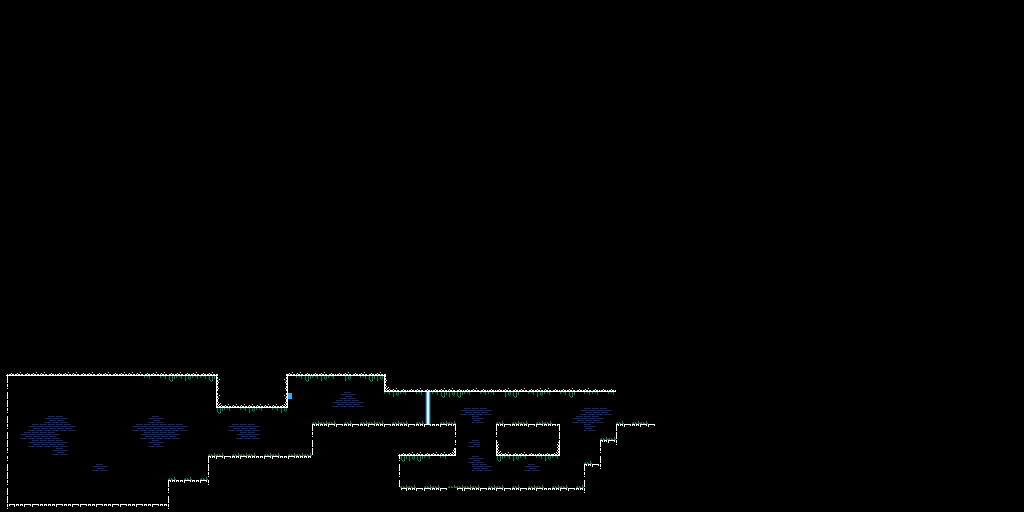

A 2D game scene composited from a Tiled map and its tileset images. What follows is a short description and the map's XML, with each tile layer's data collapsed to a summary:
An orthogonal 128x64 tile map with 8x8 px tiles, 2 tile layers (Tile Layer 1, Hidden Rooms), 2 tilesets.

<map version="1.10" tiledversion="1.11.2" orientation="orthogonal" renderorder="right-down" width="128" height="64" tilewidth="8" tileheight="8" infinite="0" nextlayerid="3" nextobjectid="1">
 <tileset firstgid="1" source="spritesheet.tsx" />
 <tileset firstgid="262" source="alternative.tsx" />
 <layer id="1" name="Tile Layer 1" width="128" height="64">
  <data>[8192 cells, 1968 non-empty, 35 distinct tile ids]</data>
 </layer>
 <layer id="2" name="Hidden Rooms" width="128" height="64">
  <data>[8192 cells, 49 non-empty, 17 distinct tile ids]</data>
 </layer>
</map>